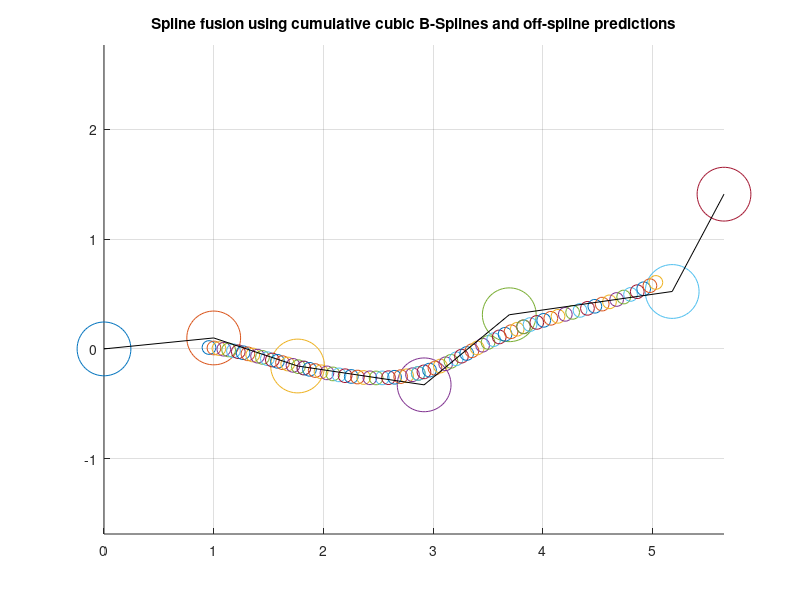
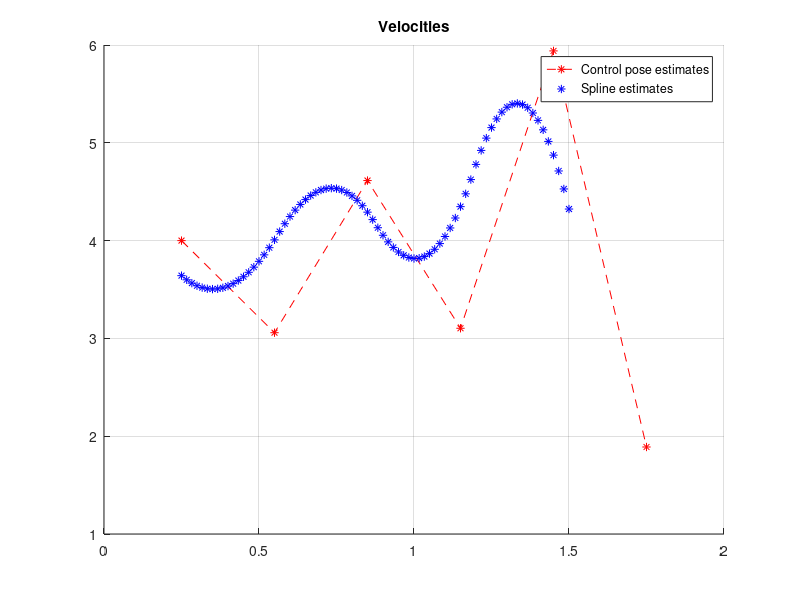

Write the MATLAB code that produced these figures, in order.

% Spline fusion: Lovegrove 2013
% Trying to see if we can reproduce weird offset seen when implementing on
% real data in C++
% Roberto Aldera - 19 November 2019
clc;clear
%% Setting up transforms
theta = -pi/16;
R = [cos(theta) sin(theta) 0; -sin(theta) cos(theta) 0; 0 0 1];
a = [1; 0.1; 0]; % position of origin frame a in reference frame b
T0 = [ R a; 0 0 0 1];

T = {T0; T0; T0; T0; T0; T0; T0}; % pretending the transforms are all the same for now

% Offset the points to make it more interesting
T{3}(1,4) = T{3}(1,4) - 0.3;
T{3}(2,4) = T{3}(2,4) - 0.5;
T{4}(1,4) = T{3}(1,4) + 0.3;
T{4}(2,4) = T{3}(2,4) - 0.2;
T{6}(1,4) = T{6}(1,4) + 0.2;
T{6}(2,4) = T{6}(2,4) - 1;
% T{8}(1,4) = T{8}(1,4) + 0.1;
% T{8}(2,4) = T{8}(2,4) - 3;

T_world = cell(size(T,1),1);
T_world{1} = eye(4);
for i = 2:size(T,1)
    T_world{i,1} = T_world{i-1} * T{i};
end

Omega = cell(size(T,1),1);
for i = 1:size(T,1)-1 
    Omega{i} = logm(T_world{i}^-1 * T_world{i+1});
end

%% Spline fusion parameters
num_intervals = size(T,1)-3;
num_spline_points = 20;
C = 1/6 * [ 6 0 0 0; 5 3 -3 1; 1 3 3 -2; 0 0 0 1 ];
T_w_s = cell(num_intervals,num_spline_points);

s_i = linspace(0,size(T,1)-1,size(T,1));

for i = 1:num_intervals
    s_t = linspace(i,i+1,num_spline_points);
    for t = 1:num_spline_points
        u = s_t(t) - s_i(i+1);
        u_vector = [1; u; u^2; u^3];
        B = C * u_vector;

        T_w_s{i,t} = T_world{i} * expm(B(2) * Omega{i}) ...
            * expm(B(3) * Omega{i+1}) * expm(B(4) * Omega{i+2});
    end
end

%% Plotting
figure(1);
clf;
hold on;
grid on;
axis equal;
title("Spline fusion using cumulative cubic B-Splines and off-spline predictions");

for i = 1:size(T,1)
    scatter(T_world{i}(1,4),T_world{i}(2,4),1500,'r.');
end

for i = 1:num_intervals
    for j = 1:size(T_w_s,2)
        scatter(T_w_s{i,j}(1,4),T_w_s{i,j}(2,4),100,'b.');
    end
end

%% Spline extentions
% num_pred_points = 10;
% for i = 1:num_intervals
%     t_s_x = [T_w_s{i,num_spline_points-2}(1,4),T_w_s{i,num_spline_points-1}(1,4),T_w_s{i,num_spline_points}(1,4)];
%     t_s_y = [T_w_s{i,num_spline_points-2}(2,4),T_w_s{i,num_spline_points-1}(2,4),T_w_s{i,num_spline_points}(2,4)];
%     order_1_pred = polyfit([T_w_s{i,num_spline_points-1}(1,4),T_w_s{i,num_spline_points}(1,4)], ... 
%         [T_w_s{i,num_spline_points-1}(2,4),T_w_s{i,num_spline_points}(2,4)],1);
%     order_2_pred = polyfit(t_s_x,t_s_y,2);
%     t = linspace(T_world{i+2}(1,4),T_world{i+3}(1,4),num_pred_points);
%     plot(t,polyval(order_1_pred,t),'--o','Color',[1 0 1],'Linewidth',2,'MarkerIndices',[1,num_pred_points]);
%     plot(t,polyval(order_2_pred,t),'--o','Color',[0 1 1],'Linewidth',2,'MarkerIndices',[1,num_pred_points]);
%     
% 
% end

%% Polyfit comparisons
% degree = 3;
% p = polyfit([T_world{3}(1,4),T_world{4}(1,4),T_world{5}(1,4),T_world{6}(1,4)], ... 
%     [T_world{3}(2,4),T_world{4}(2,4),T_world{5}(2,4),T_world{6}(2,4)],degree);
% interpolations = polyval(p,linspace(T_world{4}(1,4),T_world{5}(1,4),num_spline_points));
% plot(linspace(T_world{4}(1,4),T_world{5}(1,4),num_spline_points),interpolations);
% 
% diffs = [];
% for i = 1:size(T_w_s,1)
%     diffs(i) = T_w_s{i}(2,4) - interpolations(i);
% end

%% Plot connections directly between control points
T_world_coords = zeros(size(T_world,1),2);
for i = 1:size(T_world)
    T_world_coords(i,:) = [T_world{i}(1,4) T_world{i}(2,4)];
end
plot(T_world_coords(:,1),T_world_coords(:,2),'k');


%% Plotting velocities
velocity_T_world = zeros(size(T_world,1)-1,1);
control_pose_delta_time = 0.25;
control_pose_times = linspace(control_pose_delta_time,size(T,1)*control_pose_delta_time, ... 
    size(T,1)-1); % mimic 4Hz data
for i = 1:size(T_world)-1
    velocity_T_world(i) = (T_world{i+1}(1,4) - T_world{i}(1,4))/control_pose_delta_time;
end

velocity_T_spline = zeros(size(T_w_s,1)*(size(T_w_s,2)-1),1);
spline_times = linspace(control_pose_delta_time,(size(T,1)-1)*control_pose_delta_time, ... 
    size(T_w_s,1)*(num_spline_points-1)); % mimic 4Hz data
spline_delta_time = control_pose_delta_time/num_spline_points;
for i = 1:size(T_w_s,1)
    for j = 1:(size(T_w_s,2)-1)
        velocity_T_spline(j+(i-1)*(num_spline_points-1)) = (T_w_s{i,j+1}(1,4) - T_w_s{i,j}(1,4))/spline_delta_time;
    end
end
% TODO - fix the timestamps! Annoying drop for each spline starting one
% And also not correct for every 0.25 s

figure(2);
clf;
hold on;
grid on;
% axis equal;
title('Velocities');
plot(control_pose_times,velocity_T_world,'r*--')
plot(spline_times,velocity_T_spline,'b*')
legend('Control pose estimates','Spline estimates');


